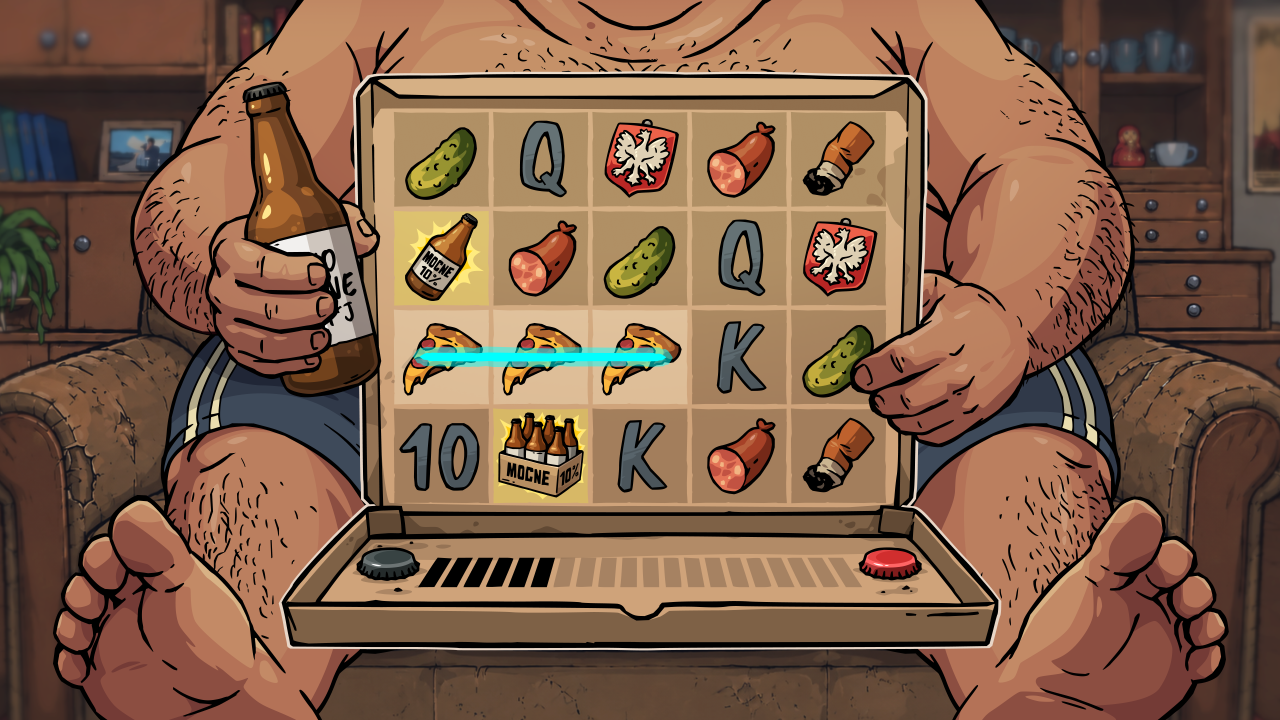
#> input picture assets/work-center.png, 3840 x 2160 px (shown at 1/3 size); its folder holds 3 pictures in this run
$ python optimize-assets.py
#> lines starting #> are read from the running program, lines starting #| are printed output that depends on the picture
"""Build responsive WebP artwork from the original files (requires Pillow)."""
from pathlib import Path
from PIL import Image

assets = Path(__file__).resolve().parent.parent / 'assets'
for name, widths in [
    ('work-center', (480, 960, 1280, 1920, 2400)),
    ('work-left', (480, 960, 1280, 1920, 2400)),
    ('work-right', (480, 960, 1280, 1920, 2400)),
    ('gallery-character-render', (384, 768)),
]:
    with Image.open(assets / f'{name}.png') as original:
#> original is the input picture: PIL image 3840x2160 RGBA; mean R, G, B, A 128.7, 95.2, 72.9, 255
        for width in widths:
            height = round(original.height * width / original.width)
            output = assets / f'{name}-{width}.webp'
            original.resize((width, height), Image.Resampling.LANCZOS).save(
                output, 'WEBP', quality=88, method=6
            )
            print(f'{output.name}: {output.stat().st_size:,} bytes')
#> this loop made 5 passes
#> pass 1, `original.resize((width, height), Image.Resampling.LANCZOS).save( outpu..`:
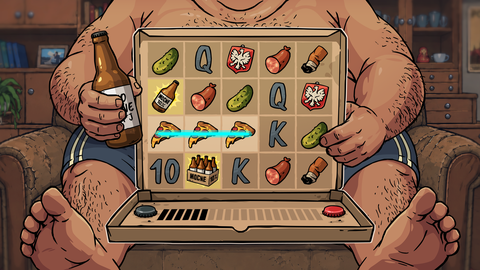
#> saved as work-center-480.webp: PIL image 480x270 RGBA; mean R, G, B, A 129, 95.5, 73.1, 255
#> pass 2, `original.resize((width, height), Image.Resampling.LANCZOS).save( outpu..`:
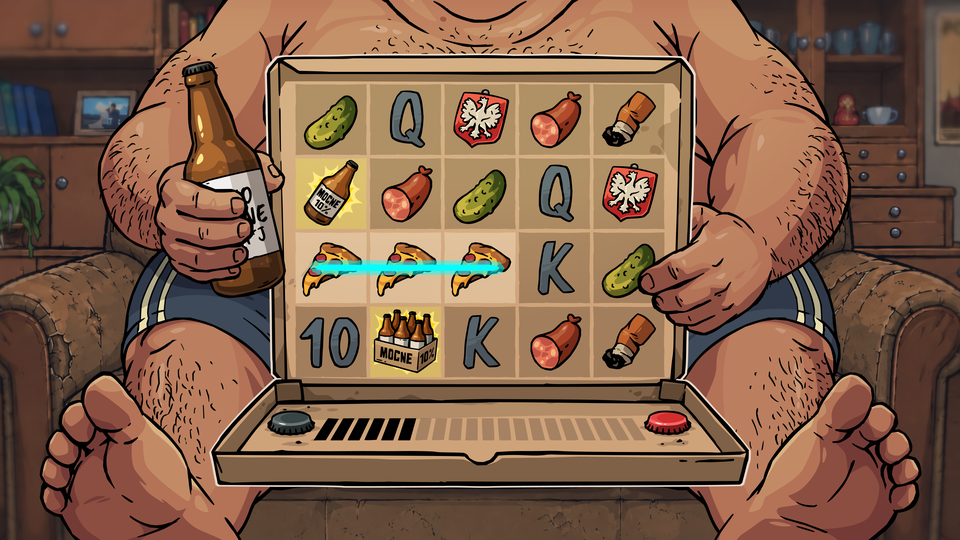
#> saved as work-center-960.webp: PIL image 960x540 RGBA; mean R, G, B, A 129.1, 95.5, 73.2, 255
#> (the run stopped early here; a loop or call above may not have finished)
